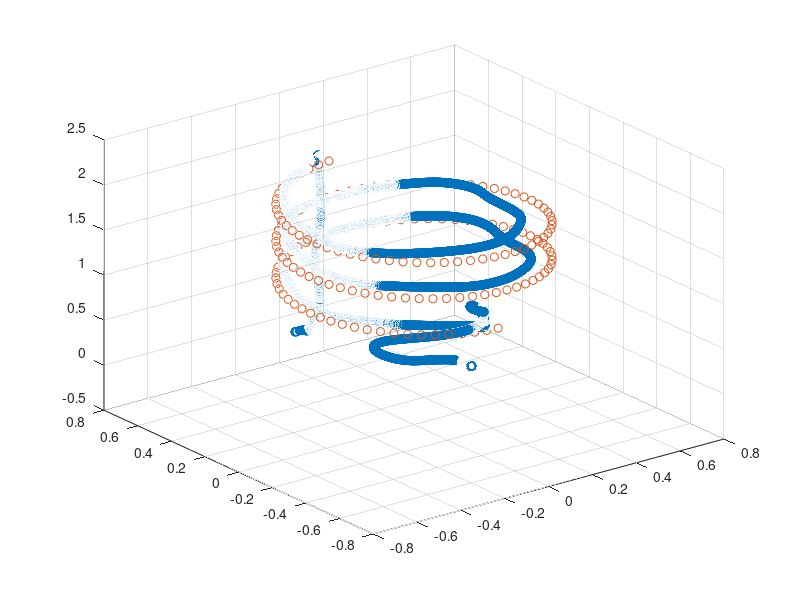

The MATLAB script that drew this image:

%--------------------------------extraction de ros
fileID = fopen('essai2.txt','r');
C = textscan(fileID,'x: %f\ny: %f\nz: %f\n---\n');
scatter3(C{1},C{2},C{3})
fclose(fileID);
%--------------------------------waypoints
hold on
fileID = fopen('demo1.txt','r');
C = textscan(fileID,'[%f , %f, %f, %f, %f],');
scatter3(C{1},C{2},C{3});
fclose(fileID);